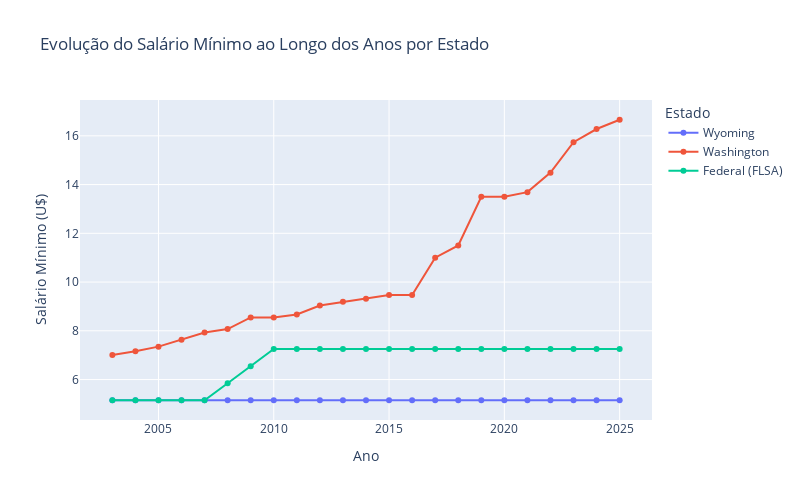

The code cell stored with this chart in its notebook:
### Code cell
import plotly.express as px

fig = px.line(
    df_final,
    x="Ano",
    y=df_final.columns[1:],  # todas as colunas menos "Ano"
    markers=True,
    labels={"value": "Salário Mínimo (U$)", "Ano": "Ano", "variable": "Estado"},
    title="Evolução do Salário Mínimo ao Longo dos Anos por Estado",
    width=800,
    height=500
)

fig.show()

### Figure 1 — Plotly figure (JSON) as saved in the notebook; plotly's stock layout.template omitted (floating-point values rounded to 4 significant figures)
{"data": [{"hovertemplate": "Estado=Wyoming<br>Ano=%{x}<br>Salário Mínimo (U$)=%{y}<extra></extra>", "legendgroup": "Wyoming", "line": {"color": "#636efa", "dash": "solid"}, "marker": {"symbol": "circle"}, "mode": "lines+markers", "name": "Wyoming", "orientation": "v", "showlegend": true, "type": "scatter", "x": [2003.0, 2004.0, 2005.0, 2006.0, 2007.0, 2008.0, 2009.0, 2010.0, 2011.0, 2012.0, 2013.0, 2014.0, 2015.0, 2016.0, 2017.0, 2018.0, 2019.0, 2020.0, 2021.0, 2022.0, 2023.0, 2024.0, 2025.0], "xaxis": "x", "y": [5.15, 5.15, 5.15, 5.15, 5.15, 5.15, 5.15, 5.15, 5.15, 5.15, 5.15, 5.15, 5.15, 5.15, 5.15, 5.15, 5.15, 5.15, 5.15, 5.15, 5.15, 5.15, 5.15], "yaxis": "y"}, {"hovertemplate": "Estado=Washington<br>Ano=%{x}<br>Salário Mínimo (U$)=%{y}<extra></extra>", "legendgroup": "Washington", "line": {"color": "#EF553B", "dash": "solid"}, "marker": {"symbol": "circle"}, "mode": "lines+markers", "name": "Washington", "orientation": "v", "showlegend": true, "type": "scatter", "x": [2003.0, 2004.0, 2005.0, 2006.0, 2007.0, 2008.0, 2009.0, 2010.0, 2011.0, 2012.0, 2013.0, 2014.0, 2015.0, 2016.0, 2017.0, 2018.0, 2019.0, 2020.0, 2021.0, 2022.0, 2023.0, 2024.0, 2025.0], "xaxis": "x", "y": [7.01, 7.16, 7.35, 7.63, 7.93, 8.07, 8.55, 8.55, 8.67, 9.04, 9.19, 9.32, 9.47, 9.47, 11.0, 11.5, 13.5, 13.5, 13.69, 14.49, 15.74, 16.28, 16.66], "yaxis": "y"}, {"hovertemplate": "Estado=Federal (FLSA)<br>Ano=%{x}<br>Salário Mínimo (U$)=%{y}<extra></extra>", "legendgroup": "Federal (FLSA)", "line": {"color": "#00cc96", "dash": "solid"}, "marker": {"symbol": "circle"}, "mode": "lines+markers", "name": "Federal (FLSA)", "orientation": "v", "showlegend": true, "type": "scatter", "x": [2003.0, 2004.0, 2005.0, 2006.0, 2007.0, 2008.0, 2009.0, 2010.0, 2011.0, 2012.0, 2013.0, 2014.0, 2015.0, 2016.0, 2017.0, 2018.0, 2019.0, 2020.0, 2021.0, 2022.0, 2023.0, 2024.0, 2025.0], "xaxis": "x", "y": [5.15, 5.15, 5.15, 5.15, 5.15, 5.85, 6.55, 7.25, 7.25, 7.25, 7.25, 7.25, 7.25, 7.25, 7.25, 7.25, 7.25, 7.25, 7.25, 7.25, 7.25, 7.25, 7.25], "yaxis": "y"}], "layout": {"height": 500, "legend": {"title": {"text": "Estado"}, "tracegroupgap": 0}, "title": {"text": "Evolução do Salário Mínimo ao Longo dos Anos por Estado"}, "width": 800, "xaxis": {"anchor": "y", "domain": [0, 1], "title": {"text": "Ano"}}, "yaxis": {"anchor": "x", "domain": [0, 1], "title": {"text": "Salário Mínimo (U$)"}}}}
